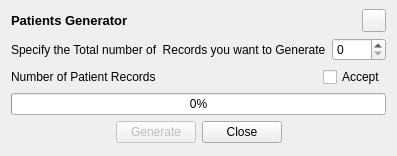
<?xml version="1.0" encoding="UTF-8"?>
<ui version="4.0">
 <class>EmptyProfiles</class>
 <widget class="QDialog" name="EmptyProfiles">
  <property name="windowModality">
   <enum>Qt::ApplicationModal</enum>
  </property>
  <property name="geometry">
   <rect>
    <x>0</x>
    <y>0</y>
    <width>362</width>
    <height>156</height>
   </rect>
  </property>
  <property name="sizePolicy">
   <sizepolicy hsizetype="Preferred" vsizetype="Preferred">
    <horstretch>0</horstretch>
    <verstretch>0</verstretch>
   </sizepolicy>
  </property>
  <property name="windowTitle">
   <string>Dialog</string>
  </property>
  <property name="styleSheet">
   <string notr="true"/>
  </property>
  <layout class="QVBoxLayout" name="verticalLayout">
   <property name="topMargin">
    <number>9</number>
   </property>
   <property name="bottomMargin">
    <number>9</number>
   </property>
   <item>
    <layout class="QHBoxLayout" name="horizontalLayout_3">
     <property name="spacing">
      <number>0</number>
     </property>
     <item>
      <widget class="QLabel" name="label_3">
       <property name="toolTip">
        <string>&lt;html&gt;&lt;head/&gt;&lt;body&gt;&lt;p align=&quot;justify&quot;&gt;This Features enables you to create a predefinded number of empty records so in case of you already has other types of patients filing system eg. patients files (printed) then you can create them in one touch and then fill them later when ever you want&lt;/p&gt;&lt;/body&gt;&lt;/html&gt;</string>
       </property>
       <property name="text">
        <string>&lt;html&gt;&lt;head/&gt;&lt;body&gt;&lt;p&gt;&lt;span style=&quot; font-size:10pt; font-weight:600;&quot;&gt;Patients Generator&lt;/span&gt;&lt;/p&gt;&lt;/body&gt;&lt;/html&gt;</string>
       </property>
      </widget>
     </item>
     <item>
      <spacer name="horizontalSpacer_3">
       <property name="orientation">
        <enum>Qt::Horizontal</enum>
       </property>
       <property name="sizeHint" stdset="0">
        <size>
         <width>379</width>
         <height>13</height>
        </size>
       </property>
      </spacer>
     </item>
     <item>
      <widget class="QToolButton" name="closeButton">
       <property name="text">
        <string/>
       </property>
      </widget>
     </item>
    </layout>
   </item>
   <item>
    <layout class="QHBoxLayout" name="horizontalLayout_4">
     <item>
      <widget class="QLabel" name="label_2">
       <property name="text">
        <string>Specify the Total number of  Records you want to Generate</string>
       </property>
      </widget>
     </item>
     <item>
      <widget class="QSpinBox" name="spinBox">
       <property name="sizePolicy">
        <sizepolicy hsizetype="Fixed" vsizetype="Fixed">
         <horstretch>0</horstretch>
         <verstretch>0</verstretch>
        </sizepolicy>
       </property>
       <property name="maximum">
        <number>9999</number>
       </property>
      </widget>
     </item>
    </layout>
   </item>
   <item>
    <layout class="QHBoxLayout" name="horizontalLayout">
     <item>
      <widget class="QLabel" name="label">
       <property name="text">
        <string>Number of Patient Records</string>
       </property>
      </widget>
     </item>
     <item>
      <spacer name="horizontalSpacer_4">
       <property name="orientation">
        <enum>Qt::Horizontal</enum>
       </property>
       <property name="sizeHint" stdset="0">
        <size>
         <width>40</width>
         <height>20</height>
        </size>
       </property>
      </spacer>
     </item>
     <item>
      <widget class="QCheckBox" name="checkBox">
       <property name="sizePolicy">
        <sizepolicy hsizetype="Fixed" vsizetype="Fixed">
         <horstretch>0</horstretch>
         <verstretch>0</verstretch>
        </sizepolicy>
       </property>
       <property name="text">
        <string>Accept</string>
       </property>
      </widget>
     </item>
    </layout>
   </item>
   <item>
    <widget class="QProgressBar" name="progressBar">
     <property name="value">
      <number>0</number>
     </property>
    </widget>
   </item>
   <item>
    <layout class="QHBoxLayout" name="horizontalLayout_2">
     <item>
      <spacer name="horizontalSpacer">
       <property name="orientation">
        <enum>Qt::Horizontal</enum>
       </property>
       <property name="sizeHint" stdset="0">
        <size>
         <width>80</width>
         <height>20</height>
        </size>
       </property>
      </spacer>
     </item>
     <item>
      <widget class="QPushButton" name="buttonOk">
       <property name="enabled">
        <bool>false</bool>
       </property>
       <property name="text">
        <string>Generate</string>
       </property>
      </widget>
     </item>
     <item>
      <widget class="QPushButton" name="buttonClose">
       <property name="text">
        <string>Close</string>
       </property>
      </widget>
     </item>
     <item>
      <spacer name="horizontalSpacer_2">
       <property name="orientation">
        <enum>Qt::Horizontal</enum>
       </property>
       <property name="sizeHint" stdset="0">
        <size>
         <width>82</width>
         <height>20</height>
        </size>
       </property>
      </spacer>
     </item>
    </layout>
   </item>
  </layout>
 </widget>
 <resources/>
 <connections/>
</ui>
